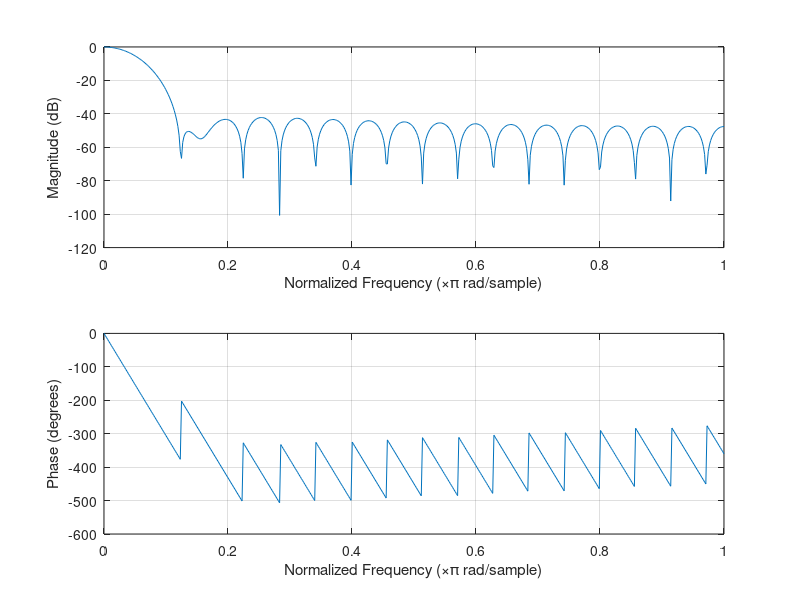

MATLAB code for this plot:
%% AM DSB-SC

% Modulação AM (Tempo)
% Características do sinal

fa = 200e3;
t = [0:1/20e4:1];
fr = [-fa/2:1:fa/2];

% Modulação
m_t = cos(2*pi*t*1e3); % Sinal banda-base
c_t = cos(2*pi*t*10e3) % Sinal da portadora
s_t = m_t.*c_t; % Sinal modulado

% Demodulação
m_t_hat = s_t.*c_t; % multiplica o sinal final pela portadora.
f = fir1(34,(2e3/fa),'low');freqz(f,1,512); % Cria o filtro
fr=[-fa/2:1:fa/2];
m_t_filtrado = filter(f,1,m_t_hat); % Filtro o sinal
